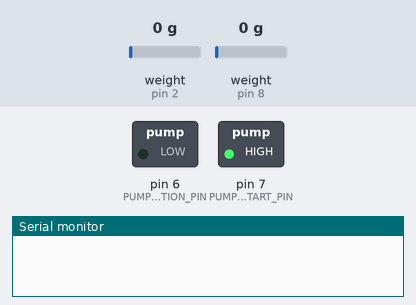
This sketch was run on a simulated Arduino Uno, built with avr-gcc and run on an emulated ATmega328P. On the bench: switched loads named in the sketch (green lamp = pin HIGH), the last lines printed to the serial monitor. Wiring (inferred from the names in the program): HX711 load-cell converter: data pin 8; SCK pin 10. Inputs (shaded band) come from the test bench; at power-on: weight on the scale (sensors on pin 2, pin 8) 0 g. Pins used as bus, display or sensor lines are not drawn.

Above: at 2.2 s.
2.3 s: weight on the scale (sensor on pin 2) set to 158 g
4.0 s: weight on the scale (sensor on pin 2) set to 192 g
At 5.0 s:
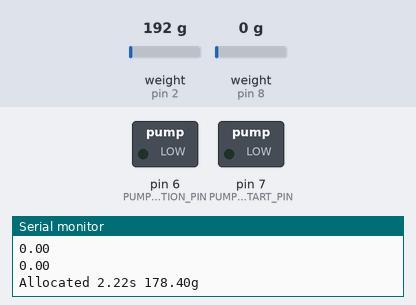
Timing chart, 0 to 7.0 s (numbered marks = the images above; inputs shaded):
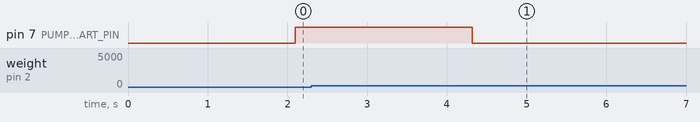

The sketch:

cr-pump-driver.ino
```cpp
#include "pinout.h"
#include "mc4921.h"
#include "scale.h"


void setup(){
	pinMode(PUMP_START_PIN, OUTPUT);
	pinMode(PUMP_DIRECTION_PIN, OUTPUT);
	pinMode(PEDAL_PIN, INPUT_PULLUP);

	digitalWrite(PUMP_START_PIN, LOW);
	digitalWrite(PUMP_DIRECTION_PIN, LOW);

	SPI.begin();

	Serial.begin(9600);

	Scale::init();
}


#define TARGET_WEIGHT 200
#define STOPPING_WEIGHT 150
#define MAX_FLOW 1000
#define DRIP_WEIGHT 25

unsigned long filling_start_time = 0;
bool filling_state = false;

float ramp_up = 0;
float pump_speed = 0;

void loop(){

	// read the scale
	float weight = Scale::read();

	if(filling_state){ // filling state

		if(millis() - filling_start_time > 100){ // increase speed after 100ms
			ramp_up += 0.01;
			if(ramp_up > 1) ramp_up = 1;
			float f = ramp_up - max(0, max(0, weight-TARGET_WEIGHT+STOPPING_WEIGHT)/STOPPING_WEIGHT);
			// float f = ramp_up - (weight/(float)TARGET_WEIGHT);
			if(f < 0) f = 0;
			if(f > 1) f = 1;
			Serial.println(f);
			pump_speed = f * (float)MAX_FLOW;
		}

		if(weight >= TARGET_WEIGHT - DRIP_WEIGHT){
			filling_state = false;

			digitalWrite(PUMP_START_PIN, LOW);

			Serial.print("Allocated ");
			Serial.print((millis() - filling_start_time) / 1000.0);
			Serial.print("s ");
			Serial.print(weight);
			Serial.print("g ");
			Serial.println();

			for(int i=0; i<10; i++){
				Serial.print(Scale::scale.get_units(20));
				Serial.print("g ");
				Serial.println();
			}
		}
	}
	else{ // idle state
		// read pedal value
		if(!digitalRead(PEDAL_PIN)){
			Scale::scale.tare();
			filling_state = true;
			filling_start_time = millis();
		}
	}

	digitalWrite(PUMP_START_PIN, filling_state);
	mcp4921((uint16_t) pump_speed);
}
```

mc4921.h
```cpp
#pragma once
#include <SPI.h>
#include "pinout.h"

void mcp4921(uint16_t value){
  uint16_t data = 0x3000 | value;
  digitalWrite(MCP4921_CS_PIN, LOW);
  SPI.beginTransaction(SPISettings(16000000, MSBFIRST, SPI_MODE0));
  SPI.transfer((uint8_t)(data >> 8));
  SPI.transfer((uint8_t)(data & 0xFF));
  // SPI.transfer16(value);
  SPI.endTransaction();
  digitalWrite(MCP4921_CS_PIN, HIGH);
}
```

pinout.h
```cpp
#pragma once

// digital to analog converter
#define MCP4921_CS_PIN 10

// weight scale
#define LOADCELL_DOUT_PIN 2
#define LOADCELL_SCK_PIN 3

// pump control
#define PUMP_START_PIN 7
#define PUMP_DIRECTION_PIN 6

// user input
#define PEDAL_PIN 8
```

scale.h
```cpp
#include <HX711.h>

#include "pinout.h"

namespace Scale{

	HX711 scale;

	float median_buff[3];
	int median_index = 0;
	float median = 0;

	const int mean_n = 5;
	float mean_buff[mean_n];
	int mean_index = 0;
	float mean_median = 0;

	void init(){
		pinMode(MCP4921_CS_PIN, OUTPUT);
		digitalWrite(MCP4921_CS_PIN, HIGH);


		scale.begin(LOADCELL_DOUT_PIN, LOADCELL_SCK_PIN);

		scale.set_scale(237872.0f / 600.0f); // uncalibrated scale.get_units(10) / <actual wetight>
		scale.tare();
	}

	float read(){
		if(scale.is_ready()){
			float s = scale.get_units();

			// median filter
			if(s < 1000 && s > -10){ // remove obious outliers
				median_buff[median_index] = s;
				median_index = (median_index + 1) % 3;
			}


			if((median_buff[1] <= median_buff[0] && median_buff[0] <= median_buff[2]) || (median_buff[2] <= median_buff[0] && median_buff[0] <= median_buff[1]) ){
				median = median_buff[0];
			}
			else if((median_buff[0] <= median_buff[1] && median_buff[1] <= median_buff[2]) || (median_buff[2] <= median_buff[1] && median_buff[1] <= median_buff[0]) ){
				median = median_buff[1];
			}
			else if((median_buff[0] <= median_buff[2] && median_buff[2] <= median_buff[1]) || (median_buff[1] <= median_buff[2] && median_buff[2] <= median_buff[0]) ){
				median = median_buff[2];
			}
			else{
				median = -1000;
			}

			// sliding mean
			mean_buff[mean_index] = median;
			mean_index = (mean_index + 1) % mean_n;
			float sum = 0;
			for(int i=0; i<mean_n; i++){
				sum += mean_buff[i];
			}
			mean_median = sum / mean_n;


			// Serial.print("\t"); Serial.print(s);
			// Serial.print("\t"); Serial.print(median);
			// Serial.print("\t"); Serial.print(mean_median);
			// Serial.print("\t");	Serial.print(0);
			// Serial.print("\t");	Serial.print(300);
			// Serial.println();
			// s = (s-300)/(460-300); // 300 - 460
			// if(s <= 0.0f) s = 0.0f;
			// if(s >= 1.0f) s = 1.0f;
			// value = (uint16_t) (s * 4095.0f);

		}
		return mean_median;
	}
}
```

Measured:
- the behaviour switches between 174 and 175 g on weight on the scale (sensor on pin 2) (found by bisection; images 0 and 1)
- after the input at 4.0 s, pin 7 (PUMP_START_PIN): HIGH → LOW after 0.32 s
